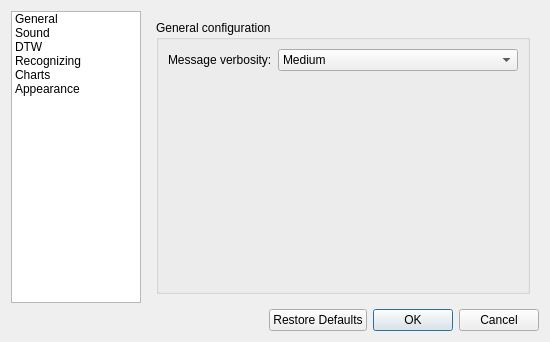
<?xml version="1.0" encoding="UTF-8"?>
<ui version="4.0">
 <class>PreferencesDialog</class>
 <widget class="QDialog" name="PreferencesDialog">
  <property name="geometry">
   <rect>
    <x>0</x>
    <y>0</y>
    <width>550</width>
    <height>342</height>
   </rect>
  </property>
  <property name="windowTitle">
   <string>Program preferences</string>
  </property>
  <property name="windowIcon">
   <iconset resource="icons.qrc">
    <normaloff>:/icons/process.png</normaloff>:/icons/process.png</iconset>
  </property>
  <layout class="QGridLayout" name="gridLayout">
   <item row="0" column="0">
    <widget class="QListWidget" name="listPages">
     <property name="sizePolicy">
      <sizepolicy hsizetype="Fixed" vsizetype="Expanding">
       <horstretch>1</horstretch>
       <verstretch>0</verstretch>
      </sizepolicy>
     </property>
     <property name="maximumSize">
      <size>
       <width>130</width>
       <height>16777215</height>
      </size>
     </property>
     <property name="horizontalScrollBarPolicy">
      <enum>Qt::ScrollBarAlwaysOff</enum>
     </property>
     <property name="editTriggers">
      <set>QAbstractItemView::NoEditTriggers</set>
     </property>
     <property name="showDropIndicator" stdset="0">
      <bool>false</bool>
     </property>
     <property name="dragDropMode">
      <enum>QAbstractItemView::NoDragDrop</enum>
     </property>
     <property name="alternatingRowColors">
      <bool>false</bool>
     </property>
     <property name="selectionBehavior">
      <enum>QAbstractItemView::SelectRows</enum>
     </property>
     <property name="iconSize">
      <size>
       <width>32</width>
       <height>32</height>
      </size>
     </property>
     <property name="movement">
      <enum>QListView::Static</enum>
     </property>
     <property name="flow">
      <enum>QListView::TopToBottom</enum>
     </property>
     <property name="isWrapping" stdset="0">
      <bool>false</bool>
     </property>
     <property name="resizeMode">
      <enum>QListView::Adjust</enum>
     </property>
     <property name="spacing">
      <number>5</number>
     </property>
     <property name="viewMode">
      <enum>QListView::ListMode</enum>
     </property>
     <property name="uniformItemSizes">
      <bool>true</bool>
     </property>
     <property name="wordWrap">
      <bool>true</bool>
     </property>
     <property name="selectionRectVisible">
      <bool>false</bool>
     </property>
     <property name="currentRow">
      <number>-1</number>
     </property>
     <property name="sortingEnabled">
      <bool>false</bool>
     </property>
     <item>
      <property name="text">
       <string>General</string>
      </property>
      <property name="icon">
       <iconset resource="icons.qrc">
        <normaloff>:/icons/computer.png</normaloff>:/icons/computer.png</iconset>
      </property>
     </item>
     <item>
      <property name="text">
       <string>Sound</string>
      </property>
      <property name="icon">
       <iconset resource="icons.qrc">
        <normaloff>:/icons/sound.png</normaloff>:/icons/sound.png</iconset>
      </property>
     </item>
     <item>
      <property name="text">
       <string>DTW</string>
      </property>
      <property name="icon">
       <iconset resource="icons.qrc">
        <normaloff>:/icons/dtw_chart.png</normaloff>:/icons/dtw_chart.png</iconset>
      </property>
     </item>
     <item>
      <property name="text">
       <string>Recognizing</string>
      </property>
      <property name="icon">
       <iconset resource="icons.qrc">
        <normaloff>:/icons/search.png</normaloff>:/icons/search.png</iconset>
      </property>
     </item>
     <item>
      <property name="text">
       <string>Charts</string>
      </property>
      <property name="icon">
       <iconset resource="icons.qrc">
        <normaloff>:/icons/chart.png</normaloff>:/icons/chart.png</iconset>
      </property>
     </item>
     <item>
      <property name="text">
       <string>Appearance</string>
      </property>
      <property name="icon">
       <iconset resource="icons.qrc">
        <normaloff>:/icons/application_edit.png</normaloff>:/icons/application_edit.png</iconset>
      </property>
     </item>
    </widget>
   </item>
   <item row="0" column="1" colspan="2">
    <widget class="QStackedWidget" name="stackedWidget">
     <property name="sizePolicy">
      <sizepolicy hsizetype="Preferred" vsizetype="Preferred">
       <horstretch>5</horstretch>
       <verstretch>0</verstretch>
      </sizepolicy>
     </property>
     <property name="currentIndex">
      <number>0</number>
     </property>
     <widget class="QWidget" name="pageGeneral">
      <layout class="QVBoxLayout" name="verticalLayout">
       <item>
        <widget class="QGroupBox" name="gbxGeneral">
         <property name="title">
          <string>General configuration</string>
         </property>
         <layout class="QFormLayout" name="formLayout_6">
          <item row="0" column="0">
           <widget class="QLabel" name="lblVerbosity">
            <property name="text">
             <string>Message verbosity:</string>
            </property>
           </widget>
          </item>
          <item row="0" column="1">
           <widget class="QComboBox" name="cbxVerbosity">
            <property name="currentIndex">
             <number>1</number>
            </property>
            <item>
             <property name="text">
              <string>Low</string>
             </property>
            </item>
            <item>
             <property name="text">
              <string>Medium</string>
             </property>
            </item>
            <item>
             <property name="text">
              <string>High</string>
             </property>
            </item>
           </widget>
          </item>
         </layout>
        </widget>
       </item>
      </layout>
     </widget>
     <widget class="QWidget" name="pageSound">
      <layout class="QVBoxLayout" name="verticalLayout_2">
       <item>
        <widget class="QGroupBox" name="gbxSound">
         <property name="title">
          <string>Sound settings</string>
         </property>
         <layout class="QFormLayout" name="formLayout">
          <item row="0" column="0">
           <widget class="QLabel" name="lblFrameLength">
            <property name="text">
             <string>Frame length:</string>
            </property>
           </widget>
          </item>
          <item row="0" column="1">
           <widget class="QSpinBox" name="editFrameLength">
            <property name="suffix">
             <string> ms</string>
            </property>
            <property name="minimum">
             <number>5</number>
            </property>
            <property name="maximum">
             <number>600</number>
            </property>
            <property name="value">
             <number>20</number>
            </property>
           </widget>
          </item>
          <item row="2" column="0">
           <widget class="QLabel" name="lblWindowType">
            <property name="text">
             <string>Window function type:</string>
            </property>
           </widget>
          </item>
          <item row="2" column="1">
           <widget class="QComboBox" name="cbxWindowType">
            <property name="currentIndex">
             <number>0</number>
            </property>
            <item>
             <property name="text">
              <string>Rectangular</string>
             </property>
            </item>
            <item>
             <property name="text">
              <string>Hamming</string>
             </property>
            </item>
            <item>
             <property name="text">
              <string>Hann</string>
             </property>
            </item>
            <item>
             <property name="text">
              <string>Blackman</string>
             </property>
            </item>
            <item>
             <property name="text">
              <string>Barlett</string>
             </property>
            </item>
            <item>
             <property name="text">
              <string>Flat-top</string>
             </property>
            </item>
           </widget>
          </item>
          <item row="3" column="0">
           <widget class="QLabel" name="lblPreemphasis">
            <property name="text">
             <string>Preemphasis factor:</string>
            </property>
           </widget>
          </item>
          <item row="3" column="1">
           <widget class="QDoubleSpinBox" name="editPreemphasis">
            <property name="decimals">
             <number>4</number>
            </property>
            <property name="maximum">
             <double>1.000000000000000</double>
            </property>
            <property name="singleStep">
             <double>0.001000000000000</double>
            </property>
            <property name="value">
             <double>0.937500000000000</double>
            </property>
           </widget>
          </item>
          <item row="1" column="0">
           <widget class="QLabel" name="lblFrameOverlap">
            <property name="text">
             <string>Frame overlap:</string>
            </property>
           </widget>
          </item>
          <item row="1" column="1">
           <widget class="QDoubleSpinBox" name="editFrameOverlap">
            <property name="maximum">
             <double>1.000000000000000</double>
            </property>
            <property name="singleStep">
             <double>0.010000000000000</double>
            </property>
            <property name="value">
             <double>0.660000000000000</double>
            </property>
           </widget>
          </item>
          <item row="4" column="1">
           <widget class="QPushButton" name="btnMelFilters">
            <property name="text">
             <string>Choose enabled Mel filters...</string>
            </property>
           </widget>
          </item>
          <item row="4" column="0">
           <widget class="QLabel" name="lblMelFilters">
            <property name="text">
             <string>Mel filters:</string>
            </property>
           </widget>
          </item>
          <item row="5" column="0">
           <widget class="QLabel" name="lblParamsPerFrame">
            <property name="text">
             <string>Parameters per frame:</string>
            </property>
           </widget>
          </item>
          <item row="5" column="1">
           <widget class="QSpinBox" name="editParamsPerFrame">
            <property name="minimum">
             <number>1</number>
            </property>
            <property name="maximum">
             <number>25</number>
            </property>
           </widget>
          </item>
         </layout>
        </widget>
       </item>
      </layout>
     </widget>
     <widget class="QWidget" name="pageDtw">
      <layout class="QGridLayout" name="gridLayout_4">
       <item row="0" column="0">
        <widget class="QGroupBox" name="gbxDtw">
         <property name="title">
          <string>DTW settings</string>
         </property>
         <layout class="QFormLayout" name="formLayout_4">
          <item row="0" column="0">
           <widget class="QLabel" name="lblDistanceType">
            <property name="text">
             <string>Distance type:</string>
            </property>
           </widget>
          </item>
          <item row="0" column="1">
           <widget class="QComboBox" name="cbxDistanceType">
            <item>
             <property name="text">
              <string>Euclidean</string>
             </property>
            </item>
            <item>
             <property name="text">
              <string>Manhattan</string>
             </property>
            </item>
            <item>
             <property name="text">
              <string>Chebyshev</string>
             </property>
            </item>
            <item>
             <property name="text">
              <string>Minkowski</string>
             </property>
            </item>
           </widget>
          </item>
          <item row="1" column="0">
           <widget class="QLabel" name="lblNormalizationType">
            <property name="text">
             <string>Normalization type:</string>
            </property>
           </widget>
          </item>
          <item row="1" column="1">
           <widget class="QComboBox" name="cbxNormalizationType">
            <item>
             <property name="text">
              <string>No normalization</string>
             </property>
            </item>
            <item>
             <property name="text">
              <string>Diagonal</string>
             </property>
            </item>
            <item>
             <property name="text">
              <string>Sum of sides</string>
             </property>
            </item>
           </widget>
          </item>
          <item row="2" column="0">
           <widget class="QLabel" name="lblPassType">
            <property name="text">
             <string>Pass type:</string>
            </property>
           </widget>
          </item>
          <item row="2" column="1">
           <widget class="QComboBox" name="cbxPassType">
            <item>
             <property name="text">
              <string>Neighbors</string>
             </property>
            </item>
            <item>
             <property name="text">
              <string>Diagonals</string>
             </property>
            </item>
           </widget>
          </item>
         </layout>
        </widget>
       </item>
      </layout>
     </widget>
     <widget class="QWidget" name="pageRecognizing">
      <layout class="QVBoxLayout" name="verticalLayout_3">
       <item>
        <widget class="QGroupBox" name="gbxRecognizing">
         <property name="title">
          <string>Recognizing settings</string>
         </property>
         <layout class="QFormLayout" name="formLayout_5">
          <property name="fieldGrowthPolicy">
           <enum>QFormLayout::AllNonFixedFieldsGrow</enum>
          </property>
          <item row="0" column="0">
           <widget class="QLabel" name="lblMinPatternSize">
            <property name="text">
             <string>Minimal pattern size:</string>
            </property>
           </widget>
          </item>
          <item row="1" column="0">
           <widget class="QLabel" name="lblMaxPatternSize">
            <property name="text">
             <string>Maximal pattern size:</string>
            </property>
           </widget>
          </item>
          <item row="0" column="1">
           <widget class="QDoubleSpinBox" name="editMinPatternSize">
            <property name="suffix">
             <string>%</string>
            </property>
            <property name="decimals">
             <number>0</number>
            </property>
            <property name="value">
             <double>60.000000000000000</double>
            </property>
           </widget>
          </item>
          <item row="1" column="1">
           <widget class="QDoubleSpinBox" name="editMaxPatternSize">
            <property name="suffix">
             <string>%</string>
            </property>
            <property name="decimals">
             <number>0</number>
            </property>
            <property name="minimum">
             <double>100.000000000000000</double>
            </property>
            <property name="maximum">
             <double>666.000000000000000</double>
            </property>
            <property name="value">
             <double>140.000000000000000</double>
            </property>
           </widget>
          </item>
         </layout>
        </widget>
       </item>
      </layout>
     </widget>
     <widget class="QWidget" name="pageCharts">
      <layout class="QGridLayout" name="gridLayout_2">
       <item row="0" column="0">
        <widget class="QGroupBox" name="gbxCharts">
         <property name="title">
          <string>Charts settings</string>
         </property>
         <layout class="QFormLayout" name="formLayout_2">
          <item row="0" column="0" colspan="2">
           <widget class="QCheckBox" name="cbxChartsOverlay">
            <property name="text">
             <string>Add text overlay with detailed information?</string>
            </property>
            <property name="checked">
             <bool>true</bool>
            </property>
           </widget>
          </item>
          <item row="1" column="0">
           <widget class="QLabel" name="lblDefaultImageType">
            <property name="text">
             <string>Default image format for saving:</string>
            </property>
           </widget>
          </item>
          <item row="1" column="1">
           <widget class="QComboBox" name="cbxDefaultImageType">
            <item>
             <property name="text">
              <string>.png</string>
             </property>
            </item>
            <item>
             <property name="text">
              <string>.jpg</string>
             </property>
            </item>
            <item>
             <property name="text">
              <string>.bmp</string>
             </property>
            </item>
           </widget>
          </item>
          <item row="2" column="0" colspan="2">
           <widget class="QCheckBox" name="cbxDrawDtwAccumulated">
            <property name="text">
             <string>Draw DTW accumulated distances?</string>
            </property>
            <property name="checked">
             <bool>false</bool>
            </property>
           </widget>
          </item>
         </layout>
        </widget>
       </item>
      </layout>
     </widget>
     <widget class="QWidget" name="pageAppearance">
      <layout class="QGridLayout" name="gridLayout_3">
       <item row="0" column="0">
        <widget class="QGroupBox" name="gbxAppearance">
         <property name="title">
          <string>Appearance</string>
         </property>
         <layout class="QFormLayout" name="formLayout_3">
          <item row="0" column="0" colspan="2">
           <widget class="QCheckBox" name="cbxUseStylesheet">
            <property name="text">
             <string>Use stylesheets?</string>
            </property>
            <property name="checked">
             <bool>true</bool>
            </property>
           </widget>
          </item>
          <item row="1" column="0">
           <widget class="QLabel" name="lblStylesheet">
            <property name="text">
             <string>Stylesheet name:</string>
            </property>
           </widget>
          </item>
          <item row="1" column="1">
           <widget class="QComboBox" name="cbxStylesheet">
            <item>
             <property name="text">
              <string>default</string>
             </property>
            </item>
           </widget>
          </item>
          <item row="2" column="0">
           <widget class="QLabel" name="lblWaveFormColor">
            <property name="text">
             <string>Waveform chart color:</string>
            </property>
           </widget>
          </item>
          <item row="2" column="1">
           <widget class="ColorWidget" name="colorWaveform" native="true"/>
          </item>
         </layout>
        </widget>
       </item>
      </layout>
     </widget>
    </widget>
   </item>
   <item row="1" column="0" colspan="2">
    <spacer name="horizontalSpacer">
     <property name="orientation">
      <enum>Qt::Horizontal</enum>
     </property>
     <property name="sizeHint" stdset="0">
      <size>
       <width>328</width>
       <height>20</height>
      </size>
     </property>
    </spacer>
   </item>
   <item row="1" column="2">
    <widget class="QDialogButtonBox" name="buttonBox">
     <property name="orientation">
      <enum>Qt::Horizontal</enum>
     </property>
     <property name="standardButtons">
      <set>QDialogButtonBox::Cancel|QDialogButtonBox::Ok|QDialogButtonBox::RestoreDefaults</set>
     </property>
    </widget>
   </item>
  </layout>
 </widget>
 <customwidgets>
  <customwidget>
   <class>ColorWidget</class>
   <extends>QWidget</extends>
   <header>widgets/color/ColorWidget.h</header>
   <container>1</container>
  </customwidget>
 </customwidgets>
 <resources>
  <include location="icons.qrc"/>
 </resources>
 <connections>
  <connection>
   <sender>buttonBox</sender>
   <signal>accepted()</signal>
   <receiver>PreferencesDialog</receiver>
   <slot>accept()</slot>
   <hints>
    <hint type="sourcelabel">
     <x>540</x>
     <y>332</y>
    </hint>
    <hint type="destinationlabel">
     <x>157</x>
     <y>274</y>
    </hint>
   </hints>
  </connection>
  <connection>
   <sender>buttonBox</sender>
   <signal>rejected()</signal>
   <receiver>PreferencesDialog</receiver>
   <slot>reject()</slot>
   <hints>
    <hint type="sourcelabel">
     <x>540</x>
     <y>332</y>
    </hint>
    <hint type="destinationlabel">
     <x>286</x>
     <y>274</y>
    </hint>
   </hints>
  </connection>
  <connection>
   <sender>listPages</sender>
   <signal>currentRowChanged(int)</signal>
   <receiver>stackedWidget</receiver>
   <slot>setCurrentIndex(int)</slot>
   <hints>
    <hint type="sourcelabel">
     <x>77</x>
     <y>238</y>
    </hint>
    <hint type="destinationlabel">
     <x>244</x>
     <y>248</y>
    </hint>
   </hints>
  </connection>
  <connection>
   <sender>cbxUseStylesheet</sender>
   <signal>toggled(bool)</signal>
   <receiver>cbxStylesheet</receiver>
   <slot>setDisabled(bool)</slot>
   <hints>
    <hint type="sourcelabel">
     <x>309</x>
     <y>59</y>
    </hint>
    <hint type="destinationlabel">
     <x>494</x>
     <y>85</y>
    </hint>
   </hints>
  </connection>
 </connections>
</ui>
